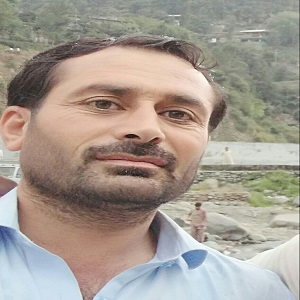
#> input picture resources/inampic.jpg, 300 x 300 px, found by its file name
$ python Ch_13.py
#> lines starting #> are read from the running program, lines starting #| are printed output that depends on the picture; after the words box and inside, x2 and y2 are one past the last pixel; in counts of white or black regions, pixels touching at a corner belong together
# Basic functions or manipulations in opencv

import cv2 as cv
from cv2 import cvtColor
import numpy as np

img= cv.imread('resources/inampic.jpg')
#> img is the input picture: shape (300, 300, 3); mean B, G, R 145.6, 155.2, 165.2

# Resize
resized_img = cv.resize(img, (450,250))
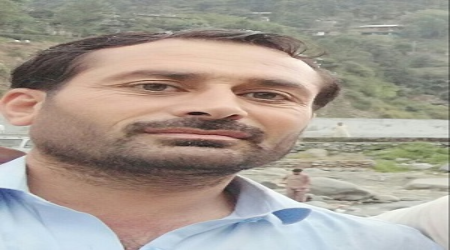
#> resized_img: shape (250, 450, 3); mean B, G, R 145.5, 155.1, 165.1

# Gray image
gray_img = cvtColor(img, cv.COLOR_BGR2GRAY)
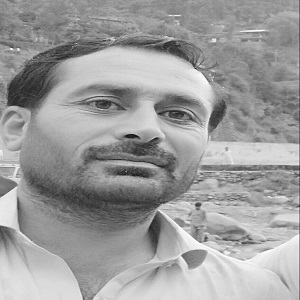
#> gray_img: shape (300, 300); min 15, max 255, mean 157.1

# Blurred Image
blurr_img = cv.GaussianBlur(img, (27,27), 0)

# Edge detection

edge_img = cv.Canny(img, 57,57)
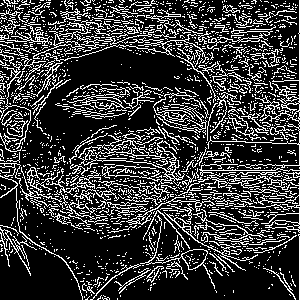
#> edge_img: shape (300, 300); 22.5% white in thin lines or dots

# Thickness of lines
dialated1_img = cv.dilate(edge_img, (3,3), iterations= 1)
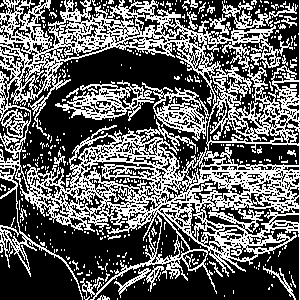
#> dialated1_img: shape (300, 300); 39.2% white in thin lines or dots
# editing thikness of lines
mat_kernel = np.ones((3,3), np.uint8)
dialated2_img = cv.dilate(edge_img, (mat_kernel), iterations= 1)
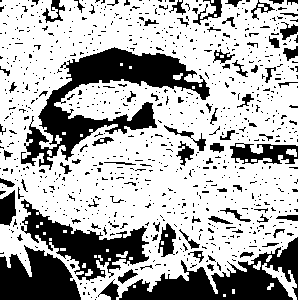
#> dialated2_img: shape (300, 300); 69.3% white; 874 black regions (786 under 20 px), largest, box (x1, y1, x2, y2) and area: (21, 47, 210, 170) 7020, (119, 237, 298, 300) 4748, (21, 199, 149, 281) 3573

# Erosion or thinner outlines
ero_img = cv.erode(dialated2_img, mat_kernel, iterations= 1)
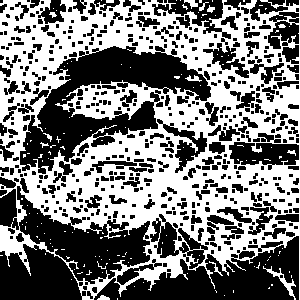
#> ero_img: shape (300, 300); 48.2% white; 145 white regions (131 under 20 px), largest, box (x1, y1, x2, y2) and area: (0, 0, 300, 300) 42369, (263, 266, 296, 300) 199, (184, 0, 198, 9) 63

# Cropping, we will use numpy library
print('The size of the image is:', img.shape)
#| The size of the image is: (300, 300, 3)
cropped_img = img[30:220, 0:230]
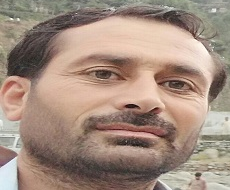
#> cropped_img: shape (190, 230, 3); mean B, G, R 127.4, 141.2, 162.8

cv.imshow('Original Image', img)
cv.imshow('Resized Image', resized_img)
cv.imshow('Gray Image', gray_img)
cv.imshow('Blurred Image', blurr_img)
cv.imshow('Edge Image', edge_img)
cv.imshow('Dilated1 Image', dialated1_img)
cv.imshow('Dilated2 Image', dialated2_img)
cv.imshow('Erosion Image', ero_img)
cv.imshow('Cropped Image', cropped_img)

cv.waitKey(0)
cv.destroyAllWindows()
